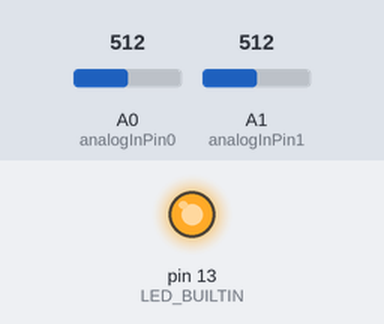
A sketch run on a simulated Arduino Uno, built with avr-gcc and run on an emulated ATmega328P. Parts: output pins drawn as LEDs (lit = HIGH). The inputs (shaded band) are chosen by the test bench; at power-on: A0 (analogInPin0) = 512, A1 (analogInPin1) = 512.

Above: at 3.6 s.
At 10.9 s:
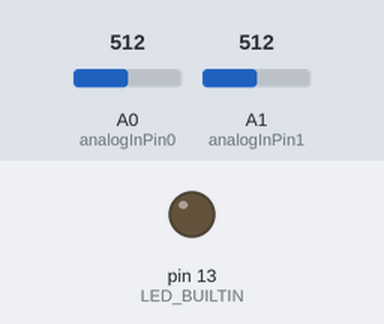
Timing chart, 0 to 18.9 s (numbered marks = the images above):
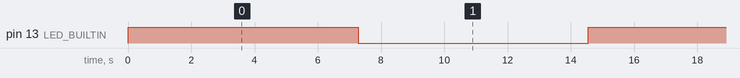

The sketch:

automatic_lightinator.ino
```cpp
const int analogInPin0 = A0;
const int analogInPin1 = A1;
int sensorValue1 = 0;
int sensorValue2 = 0;
int flag=0;
int exitflag=0;
int people=0;

void setup()
{
  pinMode(LED_BUILTIN, OUTPUT);
}

void loop()
{
  sensorValue1 = analogRead(analogInPin0);
  sensorValue2 = analogRead(analogInPin1);
  if(sensorValue1 < 600)
  {
    flag=1;
  }
  else if(sensorValue2< 600)
  {
    exitflag=1;
  }
  if(sensorValue2<600&&flag==1)
  {
        people++;
        flag=0;

  }
if(sensorValue1<600&&exitflag==1)
   {
    people--;
    exitflag=0;

   }

   if(people>0)
   {
    digitalWrite(LED_BUILTIN, HIGH);
   }
   else
   {
       digitalWrite(LED_BUILTIN, LOW);
   }


}
```

Measured:
- by itself, pin 13 (LED_BUILTIN): alternates HIGH for 7.3 s and LOW for 7.3 s
